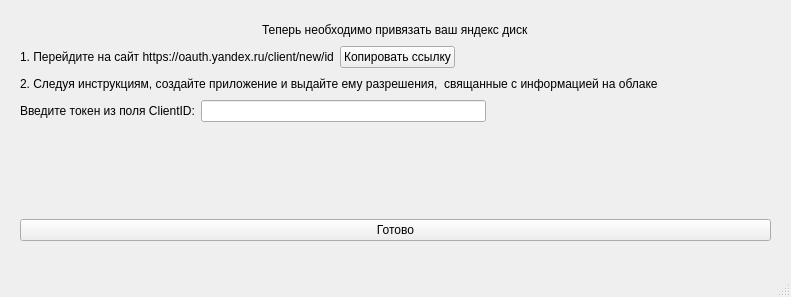
<?xml version="1.0" encoding="UTF-8"?>
<ui version="4.0">
 <class>MainWindow</class>
 <widget class="QMainWindow" name="MainWindow">
  <property name="geometry">
   <rect>
    <x>0</x>
    <y>0</y>
    <width>791</width>
    <height>297</height>
   </rect>
  </property>
  <property name="windowTitle">
   <string>MainWindow</string>
  </property>
  <widget class="QWidget" name="centralwidget">
   <widget class="QWidget" name="verticalLayoutWidget">
    <property name="geometry">
     <rect>
      <x>20</x>
      <y>20</y>
      <width>751</width>
      <height>221</height>
     </rect>
    </property>
    <layout class="QVBoxLayout" name="verticalLayout">
     <item>
      <layout class="QHBoxLayout" name="horizontalLayout_2">
       <item>
        <spacer name="horizontalSpacer">
         <property name="orientation">
          <enum>Qt::Horizontal</enum>
         </property>
         <property name="sizeHint" stdset="0">
          <size>
           <width>40</width>
           <height>20</height>
          </size>
         </property>
        </spacer>
       </item>
       <item>
        <widget class="QLabel" name="label">
         <property name="text">
          <string>Теперь необходимо привязать ваш яндекс диск</string>
         </property>
        </widget>
       </item>
       <item>
        <spacer name="horizontalSpacer_2">
         <property name="orientation">
          <enum>Qt::Horizontal</enum>
         </property>
         <property name="sizeHint" stdset="0">
          <size>
           <width>40</width>
           <height>20</height>
          </size>
         </property>
        </spacer>
       </item>
      </layout>
     </item>
     <item>
      <layout class="QHBoxLayout" name="horizontalLayout">
       <item>
        <widget class="QLabel" name="label_4">
         <property name="text">
          <string>1. Перейдите на сайт https://oauth.yandex.ru/client/new/id</string>
         </property>
        </widget>
       </item>
       <item>
        <widget class="QPushButton" name="copy_link">
         <property name="text">
          <string>Копировать ссылку</string>
         </property>
        </widget>
       </item>
       <item>
        <spacer name="horizontalSpacer_4">
         <property name="orientation">
          <enum>Qt::Horizontal</enum>
         </property>
         <property name="sizeHint" stdset="0">
          <size>
           <width>40</width>
           <height>20</height>
          </size>
         </property>
        </spacer>
       </item>
      </layout>
     </item>
     <item>
      <layout class="QHBoxLayout" name="horizontalLayout_3">
       <item>
        <widget class="QLabel" name="label_3">
         <property name="text">
          <string>2. Следуя инструкциям, создайте приложение и выдайте ему разрешения,  свящанные с информацией на облаке</string>
         </property>
        </widget>
       </item>
       <item>
        <spacer name="horizontalSpacer_6">
         <property name="orientation">
          <enum>Qt::Horizontal</enum>
         </property>
         <property name="sizeHint" stdset="0">
          <size>
           <width>40</width>
           <height>20</height>
          </size>
         </property>
        </spacer>
       </item>
      </layout>
     </item>
     <item>
      <layout class="QHBoxLayout" name="horizontalLayout_4">
       <item>
        <widget class="QLabel" name="label_2">
         <property name="text">
          <string>Введите токен из поля ClientID:</string>
         </property>
        </widget>
       </item>
       <item>
        <widget class="QLineEdit" name="client_id_field"/>
       </item>
       <item>
        <spacer name="horizontalSpacer_7">
         <property name="orientation">
          <enum>Qt::Horizontal</enum>
         </property>
         <property name="sizeHint" stdset="0">
          <size>
           <width>40</width>
           <height>20</height>
          </size>
         </property>
        </spacer>
       </item>
      </layout>
     </item>
     <item>
      <spacer name="verticalSpacer">
       <property name="orientation">
        <enum>Qt::Vertical</enum>
       </property>
       <property name="sizeHint" stdset="0">
        <size>
         <width>20</width>
         <height>40</height>
        </size>
       </property>
      </spacer>
     </item>
     <item>
      <widget class="QPushButton" name="submit">
       <property name="text">
        <string>Готово</string>
       </property>
      </widget>
     </item>
    </layout>
   </widget>
  </widget>
  <widget class="QMenuBar" name="menubar">
   <property name="geometry">
    <rect>
     <x>0</x>
     <y>0</y>
     <width>791</width>
     <height>24</height>
    </rect>
   </property>
  </widget>
  <widget class="QStatusBar" name="statusbar"/>
 </widget>
 <resources/>
 <connections/>
</ui>
